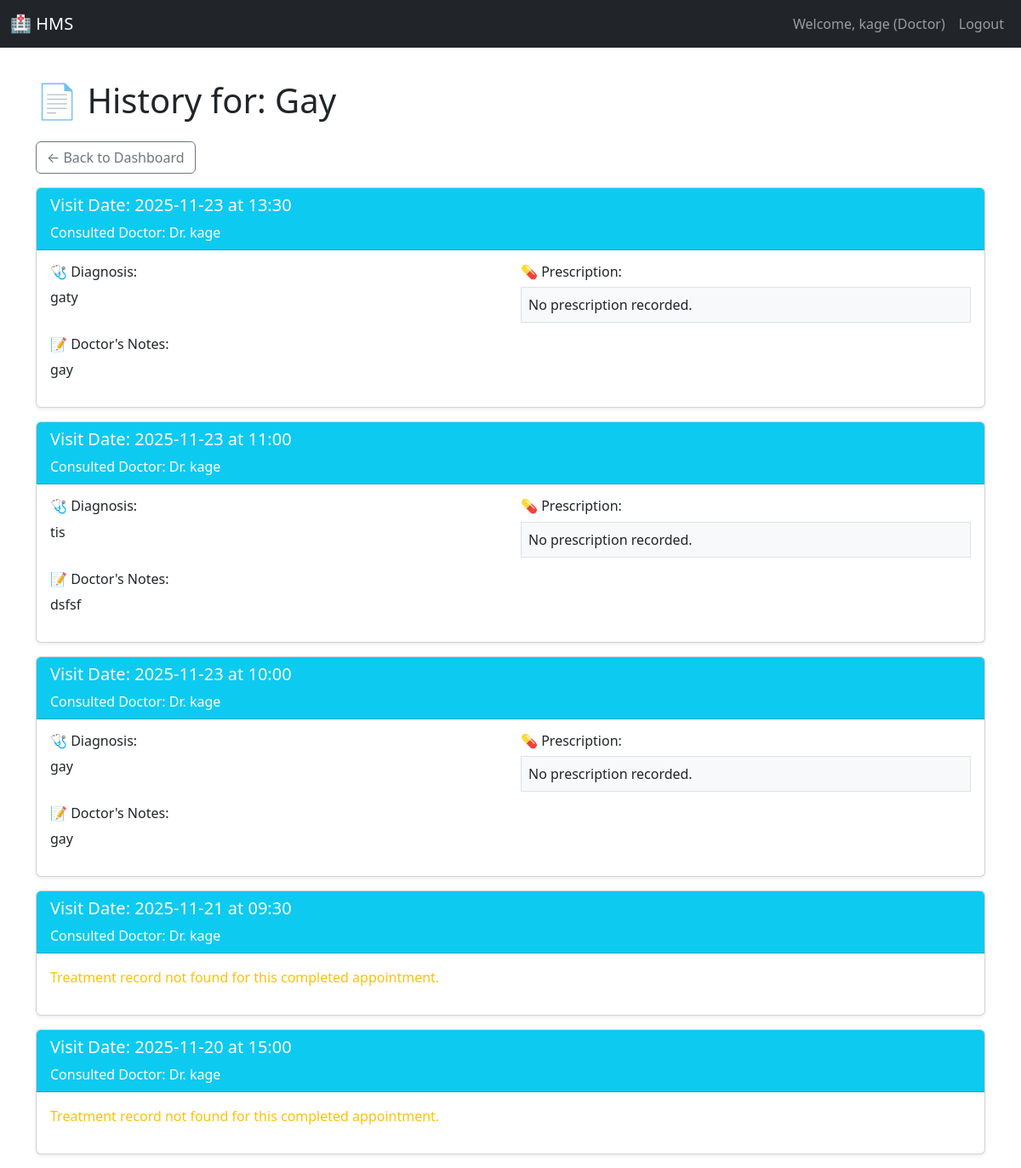
The page /doctor/patient_history/3 (signed in) on the database its author committed.
### models.py (models this page shows, shortened)
class User(UserMixin, db.Model):
    __tablename__ = 'user'
    id = db.Column(db.Integer, primary_key=True)
    username = db.Column(db.String(80), unique=True, nullable=False)
    password_hash = db.Column(db.String(128), nullable=False)
    role = db.Column(db.String(10), nullable=False)  # Admin, Doctor, Patient
    name = db.Column(db.String(100), nullable=False)
    contact_info = db.Column(db.String(100))
    is_active = db.Column(db.Boolean, default=True) # Used for blacklist/deactivation
    doctor_profile = db.relationship('Doctor', backref='user', uselist=False)
    patient_profile = db.relationship('Patient', backref='user', uselist=False)

class Appointment(db.Model):
    __tablename__ = 'appointment'
    id = db.Column(db.Integer, primary_key=True)
    patient_id = db.Column(db.Integer, db.ForeignKey('patient.user_id'), nullable=False)
    doctor_id = db.Column(db.Integer, db.ForeignKey('doctor.user_id'), nullable=False)
    date = db.Column(db.String(10), nullable=False)
    time = db.Column(db.String(5), nullable=False)
    status = db.Column(db.String(20), default='Booked') # Booked, Completed, Cancelled
    __table_args__ = (db.UniqueConstraint('doctor_id', 'date', 'time', name='_doctor_time_uc'),)
    treatment_record = db.relationship('Treatment', backref='appointment', uselist=False)

class MedicalRecord(db.Model):
    id = db.Column(db.Integer, primary_key=True)
    appointment_id = db.Column(db.Integer, db.ForeignKey('appointment.id'), unique=True, nullable=False)
    patient_id = db.Column(db.Integer, db.ForeignKey('patient.user_id'), nullable=False)
    doctor_id = db.Column(db.Integer, db.ForeignKey('doctor.user_id'), nullable=False)
    diagnosis = db.Column(db.Text, nullable=False)
    notes = db.Column(db.Text, nullable=True) # Treatment notes, prescriptions, etc.
    consultation_date = db.Column(db.String(10), nullable=False) # Store the date string
    appointment = db.relationship('Appointment', backref=db.backref('record', uselist=False))
    patient = db.relationship('Patient', backref='medical_records')
    doctor = db.relationship('Doctor', backref='consultations_given')

### app.py (the view)
@app.route('/doctor/patient_history/<int:patient_id>')
@role_required('Doctor')
def doctor_view_patient_history(patient_id):
    patient_user = User.query.get_or_404(patient_id)
    if patient_user.role != 'Patient':
        abort(404)
    history = Appointment.query.filter(
        Appointment.patient_id == patient_id,
        Appointment.status == 'Completed'
    ).order_by(Appointment.date.desc(), Appointment.time.desc()).all()
    return render_template('doctor_patient_history.html',
                            patient_name=patient_user.name,
                            history=history)

### app.py (called while the page is built)
@login_manager.user_loader
def load_user(user_id):
    return User.query.get(int(user_id))

def role_required(role):
    def wrapper(func):
        @login_required
        @functools.wraps(func)
        def decorated_view(*args, **kwargs):
            if current_user.role != role:
                flash('Access denied. You do not have the required permissions.', 'danger')
                return redirect(url_for('dashboard'))
            return func(*args, **kwargs)
        return decorated_view
    return wrapper

### templates/doctor_patient_history.html (shortened to what this page needs)
{% extends "base.html" %}
{% block content %}
<h1 class="mb-4">📄 History for: {{ patient_name }}</h1>
<a href="{{ url_for('doctor_dashboard') }}" class="btn btn-outline-secondary mb-3">← Back to Dashboard</a>
{% for appt in history %}
<div class="card mb-3 shadow-sm">
    <div class="card-header bg-info text-white">
        <h5>Visit Date: {{ appt.date }} at {{ appt.time }}</h5>
        <p class="m-0">Consulted Doctor: Dr. {{ appt.doctor.user.name }}</p>
    </div>
    <div class="card-body">
        {% if appt.record %}
            <div class="row">
                <div class="col-md-6">
                    <h6>🩺 Diagnosis:</h6>
                    <p>{{ appt.record.diagnosis | default("N/A", true) }}</p>
                </div>
                <div class="col-md-6">
                    <h6>💊 Prescription:</h6>
                    <p class="border p-2 bg-light">{{ appt.record.prescription | default("No prescription recorded.", true) }}</p>
                </div>
            </div>
            <h6>📝 Doctor's Notes:</h6>
            <p class="text-gray-700 leading-relaxed whitespace-pre-wrap">{{ appt.record.notes | default("No additional notes.", true) }}</p>
        {% else %}
            <p class="text-warning">Treatment record not found for this completed appointment.</p>
        {% endif %}
    </div>
</div>
{% else %}
<div class="alert alert-info">No completed appointment history found for this patient.</div>
{% endfor %}
{% endblock %}

### templates/base.html (shortened to what this page needs)
<!DOCTYPE html>
<html lang="en">
<head>
    <link href="https://cdn.jsdelivr.net/npm/bootstrap@5.3.3/dist/css/bootstrap.min.css" rel="stylesheet">
</head>
<body>
    <nav class="navbar navbar-expand-lg navbar-dark bg-dark fixed-top">
        <div class="container-fluid">
            <a class="navbar-brand" href="{{ url_for('dashboard') }}">🏥 HMS</a>
            <div class="collapse navbar-collapse" id="navbarNav">
                <ul class="navbar-nav ms-auto">
                    {% if current_user.is_authenticated %}
                    <li class="nav-item">
                        <span class="nav-link">Welcome, {{ current_user.name }} ({{ current_user.role }})</span>
                    </li>
                    <li class="nav-item">
                        <a class="nav-link btn btn-sm btn-outline-light" href="{{ url_for('logout') }}">Logout</a>
                    </li>
                    {% endif %}
                </ul>
            </div>
        </div>
    </nav>
    <div class="container mt-4">
        {% block content %}{% endblock %}
    </div>
</body>
</html>

### templates/base.html (style rules this page uses)
body { padding-top: 70px; }

### rows shown on the page
User: name "kage", role "Doctor"
User: name "Gay"
Appointment: date "2025-11-23", time "13:30", doctor.user.name "kage", record.diagnosis "gaty", record.prescription "No prescription recorded.", record.notes "gay"
Appointment: date "2025-11-23", time "11:00", doctor.user.name "kage", record.diagnosis "tis", record.prescription "No prescription recorded.", record.notes "dsfsf"
Appointment: date "2025-11-23", time "10:00", doctor.user.name "kage", record.diagnosis "gay", record.prescription "No prescription recorded.", record.notes "gay"
Appointment: date "2025-11-21", time "09:30", doctor.user.name "kage", shows "Treatment record not found for this completed appointment."
Appointment: date "2025-11-20", time "15:00", doctor.user.name "kage", shows "Treatment record not found for this completed appointment."
